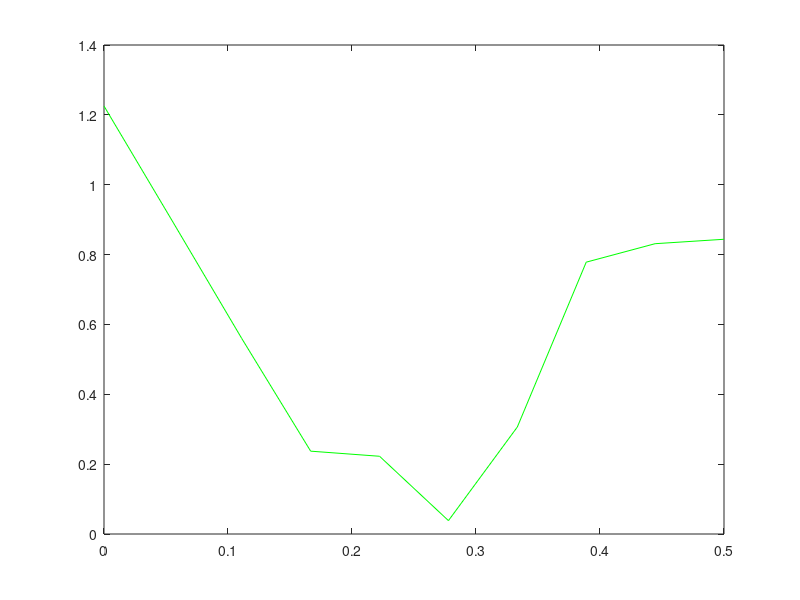

This chart was generated by the following MATLAB code: (Note: this script raises an error after producing the figure.)
num_points=10
x = linspace(0, 0.5, num_points);
y=cos(2*pi*x).*cos(2*pi*x) +normrnd(0,0.09,1,num_points);
figure()
plot(x, y,'g');

data=[transpose(x),transpose(y)];
dlmwrite('data/validationdata_10.txt', data,' ');
